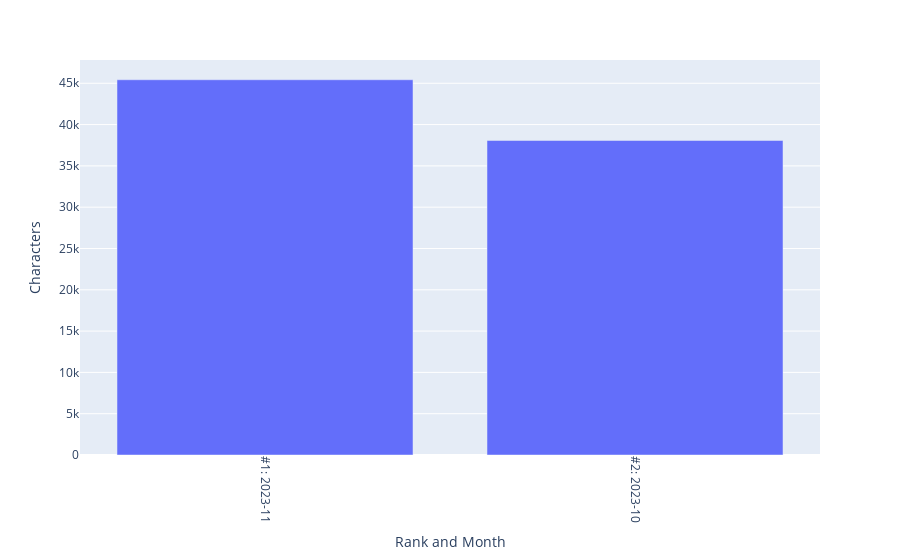

Write notebook code for a chart like this one.
### Code cell
fig_top_months_by_characters = px.bar(df_top_months_by_characters, 
x = 'Rank and Month', y = 'Characters')
fig_top_months_by_characters.update_xaxes(tickangle = 90)
fig_top_months_by_characters.write_html(
    'Analyses/top_months_by_characters.html')
fig_top_months_by_characters.write_image(
    'Analyses/top_months_by_characters.png', 
    width = 1920, height = 1080, engine = 'kaleido', scale = 2)
fig_top_months_by_characters

### Figure 1 — Plotly figure (JSON) as saved in the notebook; plotly's stock layout.template omitted (floating-point values rounded to 4 significant figures)
{"data": [{"alignmentgroup": "True", "hovertemplate": "Rank and Month=%{x}<br>Characters=%{y}<extra></extra>", "legendgroup": "", "marker": {"color": "#636efa", "pattern": {"shape": ""}}, "name": "", "offsetgroup": "", "orientation": "v", "showlegend": false, "textposition": "auto", "type": "bar", "x": ["#1: 2023-11", "#2: 2023-10"], "xaxis": "x", "y": [45427, 38076], "yaxis": "y"}], "layout": {"barmode": "relative", "legend": {"tracegroupgap": 0}, "margin": {"t": 60}, "xaxis": {"anchor": "y", "domain": [0, 1], "tickangle": 90, "title": {"text": "Rank and Month"}}, "yaxis": {"anchor": "x", "domain": [0, 1], "title": {"text": "Characters"}}}}
